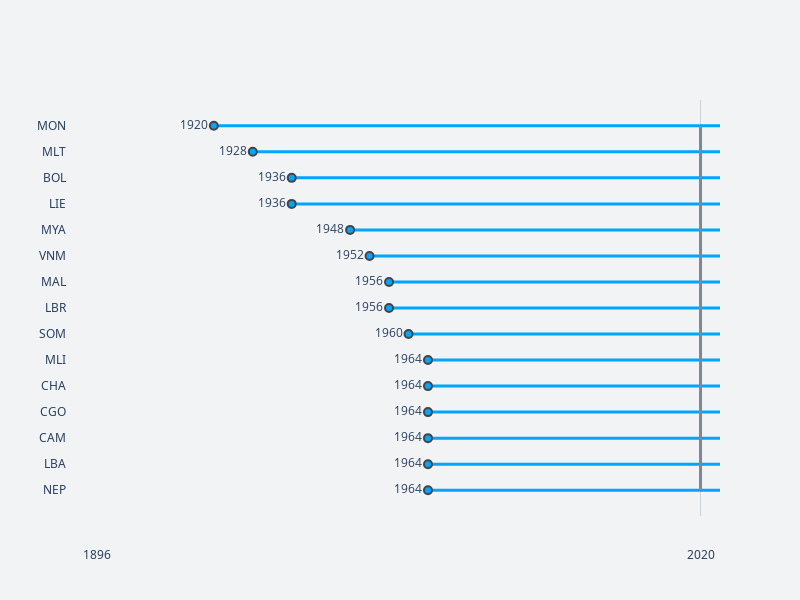

The code cell stored with this chart in its notebook:
### Code cell
plot_timespan(et)

### Figure 1 — Plotly figure (JSON) as saved in the notebook; plotly's stock layout.template omitted (floating-point values rounded to 4 significant figures)
{"data": [{"line": {"color": "#00a5ff", "width": 3}, "mode": "lines", "showlegend": false, "type": "scatter", "x": [1964, 2024], "y": ["NEP", "NEP"]}, {"line": {"color": "#00a5ff", "width": 3}, "mode": "lines", "showlegend": false, "type": "scatter", "x": [1964, 2024], "y": ["LBA", "LBA"]}, {"line": {"color": "#00a5ff", "width": 3}, "mode": "lines", "showlegend": false, "type": "scatter", "x": [1964, 2024], "y": ["CAM", "CAM"]}, {"line": {"color": "#00a5ff", "width": 3}, "mode": "lines", "showlegend": false, "type": "scatter", "x": [1964, 2024], "y": ["CGO", "CGO"]}, {"line": {"color": "#00a5ff", "width": 3}, "mode": "lines", "showlegend": false, "type": "scatter", "x": [1964, 2024], "y": ["CHA", "CHA"]}, {"line": {"color": "#00a5ff", "width": 3}, "mode": "lines", "showlegend": false, "type": "scatter", "x": [1964, 2024], "y": ["MLI", "MLI"]}, {"line": {"color": "#00a5ff", "width": 3}, "mode": "lines", "showlegend": false, "type": "scatter", "x": [1960, 2024], "y": ["SOM", "SOM"]}, {"line": {"color": "#00a5ff", "width": 3}, "mode": "lines", "showlegend": false, "type": "scatter", "x": [1956, 2024], "y": ["LBR", "LBR"]}, {"line": {"color": "#00a5ff", "width": 3}, "mode": "lines", "showlegend": false, "type": "scatter", "x": [1956, 2024], "y": ["MAL", "MAL"]}, {"line": {"color": "#00a5ff", "width": 3}, "mode": "lines", "showlegend": false, "type": "scatter", "x": [1952, 2024], "y": ["VNM", "VNM"]}, {"line": {"color": "#00a5ff", "width": 3}, "mode": "lines", "showlegend": false, "type": "scatter", "x": [1948, 2024], "y": ["MYA", "MYA"]}, {"line": {"color": "#00a5ff", "width": 3}, "mode": "lines", "showlegend": false, "type": "scatter", "x": [1936, 2024], "y": ["LIE", "LIE"]}, {"line": {"color": "#00a5ff", "width": 3}, "mode": "lines", "showlegend": false, "type": "scatter", "x": [1936, 2024], "y": ["BOL", "BOL"]}, {"line": {"color": "#00a5ff", "width": 3}, "mode": "lines", "showlegend": false, "type": "scatter", "x": [1928, 2024], "y": ["MLT", "MLT"]}, {"line": {"color": "#00a5ff", "width": 3}, "mode": "lines", "showlegend": false, "type": "scatter", "x": [1920, 2024], "y": ["MON", "MON"]}, {"line": {"shape": "linear"}, "marker": {"color": "#00a5ff", "line": {"width": 2}, "size": 8}, "mode": "markers+text", "showlegend": false, "text": [1964, 1964, 1964, 1964, 1964, 1964, 1960, 1956, 1956, 1952, 1948, 1936, 1936, 1928, 1920], "textposition": "middle left", "type": "scatter", "x": [1964, 1964, 1964, 1964, 1964, 1964, 1960, 1956, 1956, 1952, 1948, 1936, 1936, 1928, 1920], "y": ["NEP", "LBA", "CAM", "CGO", "CHA", "MLI", "SOM", "LBR", "MAL", "VNM", "MYA", "LIE", "BOL", "MLT", "MON"]}, {"line": {"shape": "linear"}, "marker": {"color": "#00a5ff", "line": {"width": 2}, "size": 8}, "mode": "markers", "showlegend": false, "type": "scatter", "x": [], "y": []}, {"line": {"width": 3}, "marker": {"color": "#7f8891"}, "mode": "lines", "showlegend": false, "type": "scatter", "x": [2020, 2020], "y": ["NEP", "MON"]}], "layout": {"height": 600, "margin": {"pad": 30}, "paper_bgcolor": "#f1f3f5", "plot_bgcolor": "#f1f3f5", "title": {"text": ""}, "width": 800, "xaxis": {"gridcolor": "#cbd2d8", "range": [1896, 2024], "showgrid": true, "tickfont": {"family": "Noto Sans", "size": 12}, "tickvals": [1896, 2020], "title": {"text": ""}, "zeroline": false, "zerolinecolor": "#cbd2d8"}, "yaxis": {"gridcolor": "#cbd2d8", "showgrid": false, "tickfont": {"family": "Noto Sans", "size": 12}, "title": {"text": ""}, "visible": true, "zeroline": false}}}
